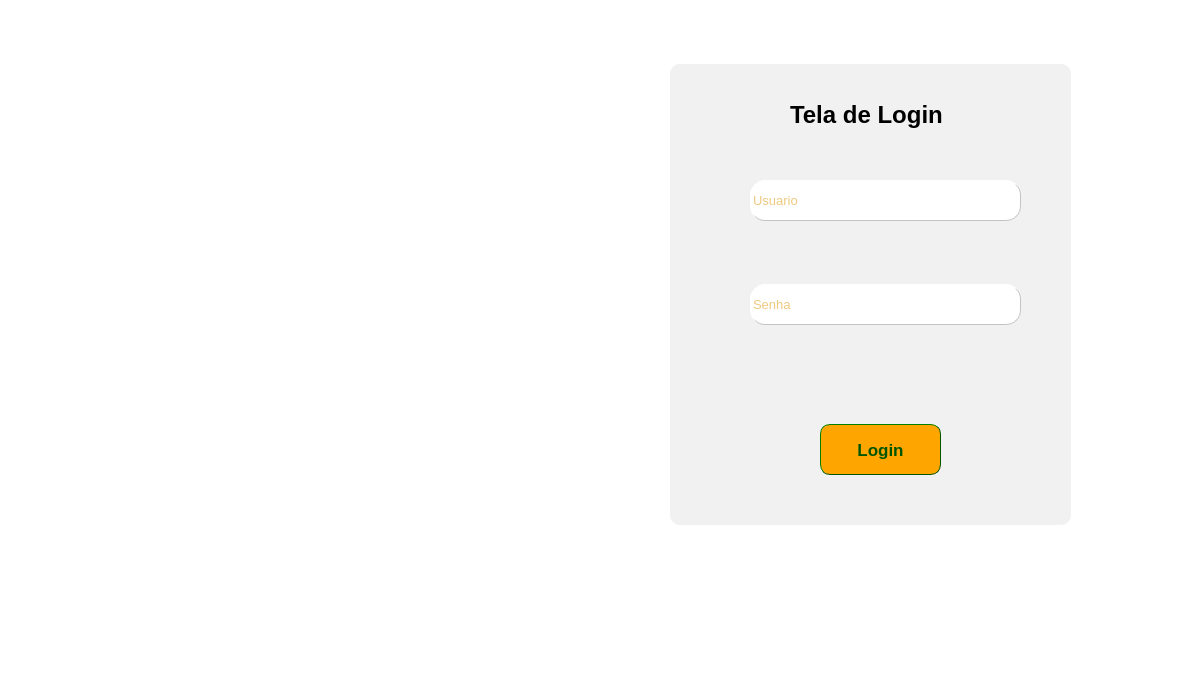
<?xml version="1.0" encoding="UTF-8"?>
<ui version="4.0">
 <class>Tela_de_Login</class>
 <widget class="QMainWindow" name="Tela_de_Login">
  <property name="geometry">
   <rect>
    <x>0</x>
    <y>0</y>
    <width>1183</width>
    <height>683</height>
   </rect>
  </property>
  <property name="windowTitle">
   <string>MainWindow</string>
  </property>
  <property name="styleSheet">
   <string notr="true">background-color: #fff;</string>
  </property>
  <widget class="QWidget" name="centralwidget">
   <widget class="QPushButton" name="pushButton">
    <property name="geometry">
     <rect>
      <x>820</x>
      <y>424</y>
      <width>121</width>
      <height>51</height>
     </rect>
    </property>
    <property name="font">
     <font>
      <pointsize>13</pointsize>
      <weight>75</weight>
      <bold>true</bold>
     </font>
    </property>
    <property name="cursor">
     <cursorShape>PointingHandCursor</cursorShape>
    </property>
    <property name="styleSheet">
     <string notr="true">background-color: orange;
border-style: outset;
border-width: 1px;
border-radius: 10px;
border-color: rgb(0, 85, 0);
color: rgb(0, 85, 0);</string>
    </property>
    <property name="text">
     <string>Login</string>
    </property>
   </widget>
   <widget class="QLineEdit" name="lineEdit">
    <property name="geometry">
     <rect>
      <x>750</x>
      <y>180</y>
      <width>271</width>
      <height>41</height>
     </rect>
    </property>
    <property name="font">
     <font>
      <family>Arial</family>
      <pointsize>10</pointsize>
      <weight>50</weight>
      <bold>false</bold>
     </font>
    </property>
    <property name="layoutDirection">
     <enum>Qt::LeftToRight</enum>
    </property>
    <property name="styleSheet">
     <string notr="true">background-color: #fff;
color: rgb(222, 148, 0);
border-radius: 15px;
border-style: outset;
border-width: 1px;
border-color: #c3c3c3;</string>
    </property>
    <property name="text">
     <string/>
    </property>
    <property name="maxLength">
     <number>50</number>
    </property>
    <property name="cursorPosition">
     <number>0</number>
    </property>
    <property name="placeholderText">
     <string>Usuario</string>
    </property>
   </widget>
   <widget class="QLineEdit" name="lineEdit_2">
    <property name="geometry">
     <rect>
      <x>750</x>
      <y>284</y>
      <width>271</width>
      <height>41</height>
     </rect>
    </property>
    <property name="font">
     <font>
      <family>Arial</family>
      <pointsize>10</pointsize>
     </font>
    </property>
    <property name="layoutDirection">
     <enum>Qt::LeftToRight</enum>
    </property>
    <property name="styleSheet">
     <string notr="true">background-color: #fff;
border-radius: 15px;
border-style: outset;
border-width: 1px;
border-color: #c3c3c3;
color: rgb(222, 148, 0);</string>
    </property>
    <property name="placeholderText">
     <string>Senha</string>
    </property>
   </widget>
   <widget class="QLabel" name="label_2">
    <property name="geometry">
     <rect>
      <x>715</x>
      <y>184</y>
      <width>41</width>
      <height>31</height>
     </rect>
    </property>
    <property name="styleSheet">
     <string notr="true">background-color: none;</string>
    </property>
    <property name="text">
     <string/>
    </property>
    <property name="pixmap">
     <pixmap>usuario.png</pixmap>
    </property>
    <property name="scaledContents">
     <bool>false</bool>
    </property>
   </widget>
   <widget class="QLabel" name="label_3">
    <property name="geometry">
     <rect>
      <x>710</x>
      <y>284</y>
      <width>51</width>
      <height>41</height>
     </rect>
    </property>
    <property name="styleSheet">
     <string notr="true">background-color: none;</string>
    </property>
    <property name="text">
     <string/>
    </property>
    <property name="pixmap">
     <pixmap>cadeado.png</pixmap>
    </property>
   </widget>
   <widget class="QLabel" name="label_4">
    <property name="geometry">
     <rect>
      <x>770</x>
      <y>355</y>
      <width>241</width>
      <height>40</height>
     </rect>
    </property>
    <property name="font">
     <font>
      <family>Arial</family>
      <pointsize>10</pointsize>
      <weight>75</weight>
      <italic>true</italic>
      <bold>true</bold>
     </font>
    </property>
    <property name="styleSheet">
     <string notr="true">color: red;
background-color: none;</string>
    </property>
    <property name="text">
     <string/>
    </property>
   </widget>
   <widget class="QLabel" name="label_5">
    <property name="geometry">
     <rect>
      <x>20</x>
      <y>20</y>
      <width>240</width>
      <height>41</height>
     </rect>
    </property>
    <property name="text">
     <string/>
    </property>
    <property name="pixmap">
     <pixmap>Unifametro_logo.png</pixmap>
    </property>
    <property name="scaledContents">
     <bool>true</bool>
    </property>
   </widget>
   <widget class="QLabel" name="label">
    <property name="geometry">
     <rect>
      <x>790</x>
      <y>94</y>
      <width>181</width>
      <height>41</height>
     </rect>
    </property>
    <property name="font">
     <font>
      <pointsize>18</pointsize>
      <weight>75</weight>
      <bold>true</bold>
     </font>
    </property>
    <property name="layoutDirection">
     <enum>Qt::LeftToRight</enum>
    </property>
    <property name="styleSheet">
     <string notr="true">background-color: none;</string>
    </property>
    <property name="text">
     <string>Tela de Login</string>
    </property>
   </widget>
   <widget class="QLabel" name="label_6">
    <property name="geometry">
     <rect>
      <x>40</x>
      <y>180</y>
      <width>441</width>
      <height>281</height>
     </rect>
    </property>
    <property name="text">
     <string/>
    </property>
    <property name="pixmap">
     <pixmap>python_logo.png</pixmap>
    </property>
    <property name="scaledContents">
     <bool>true</bool>
    </property>
   </widget>
   <widget class="QLabel" name="label_7">
    <property name="geometry">
     <rect>
      <x>670</x>
      <y>64</y>
      <width>401</width>
      <height>461</height>
     </rect>
    </property>
    <property name="font">
     <font>
      <pointsize>18</pointsize>
      <weight>75</weight>
      <bold>true</bold>
     </font>
    </property>
    <property name="layoutDirection">
     <enum>Qt::LeftToRight</enum>
    </property>
    <property name="styleSheet">
     <string notr="true">background-color: rgb(241, 241, 241);
border-radius:10px;</string>
    </property>
    <property name="text">
     <string/>
    </property>
   </widget>
   <zorder>label_7</zorder>
   <zorder>label_3</zorder>
   <zorder>label_2</zorder>
   <zorder>pushButton</zorder>
   <zorder>lineEdit</zorder>
   <zorder>lineEdit_2</zorder>
   <zorder>label_4</zorder>
   <zorder>label_5</zorder>
   <zorder>label</zorder>
   <zorder>label_6</zorder>
  </widget>
  <widget class="QStatusBar" name="statusbar"/>
 </widget>
 <resources/>
 <connections/>
</ui>
